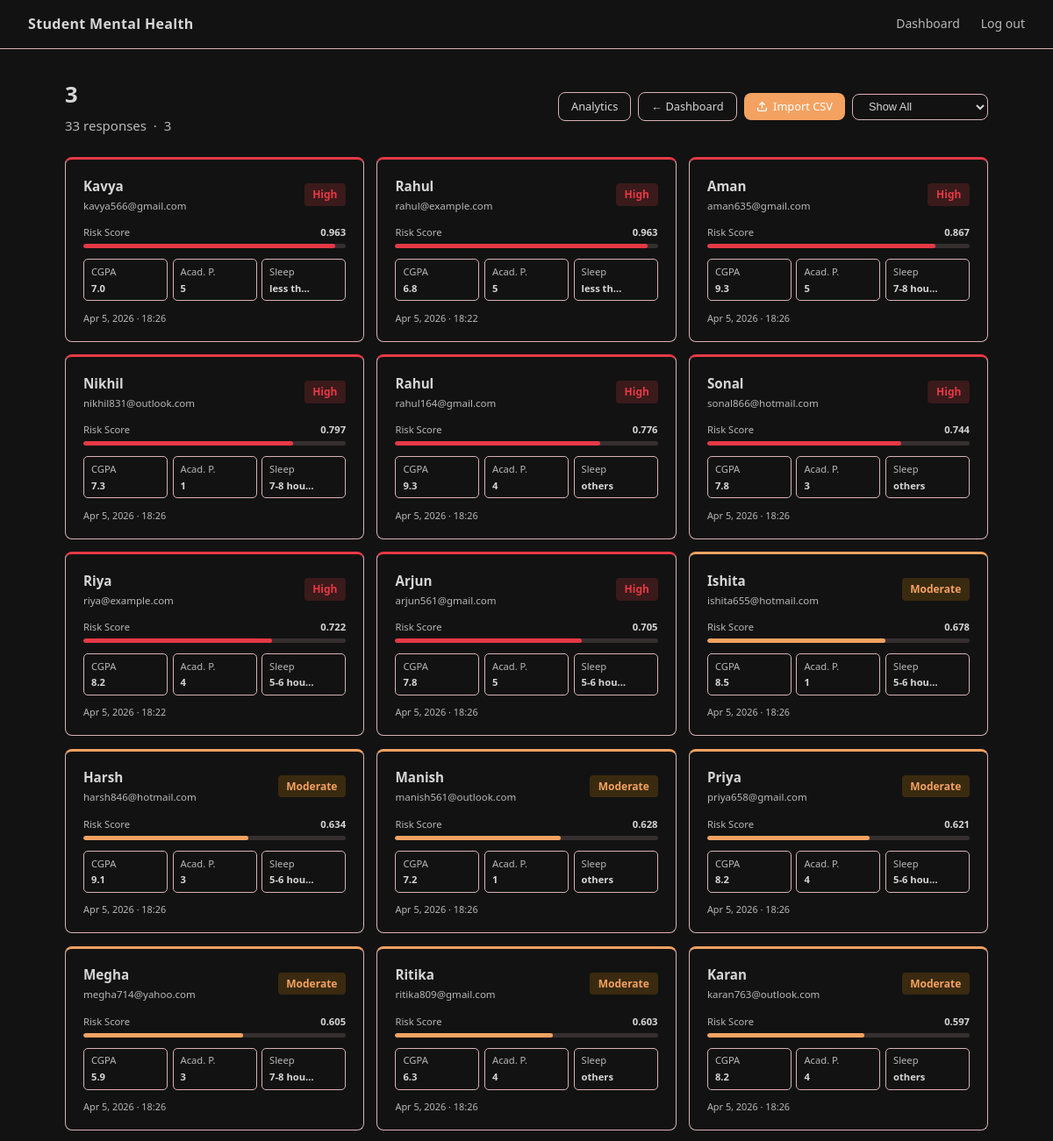
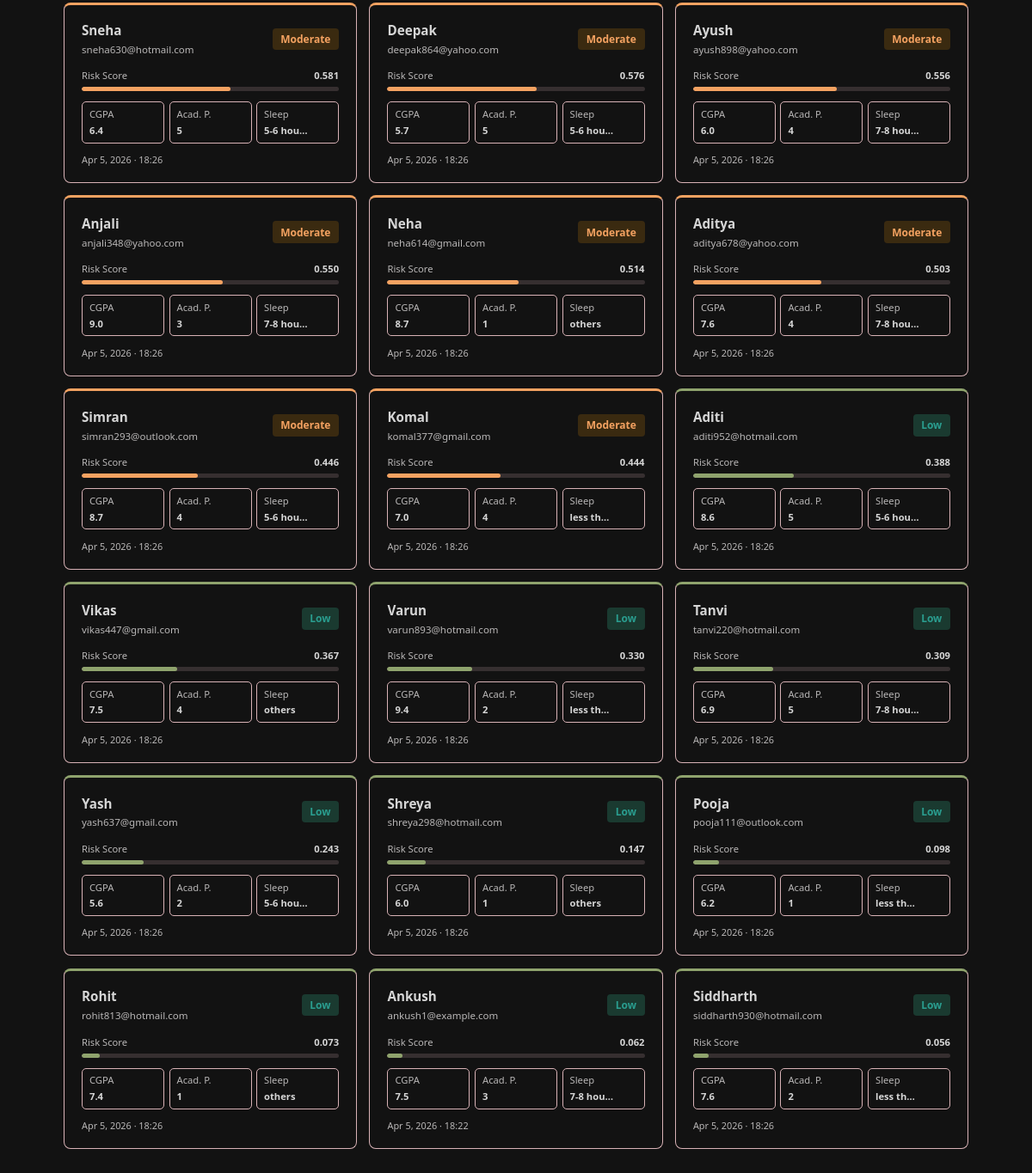
Page /admin-dashboard/Z48ge/details/ (signed in) on the earlier database version (2 pictures, top to bottom).
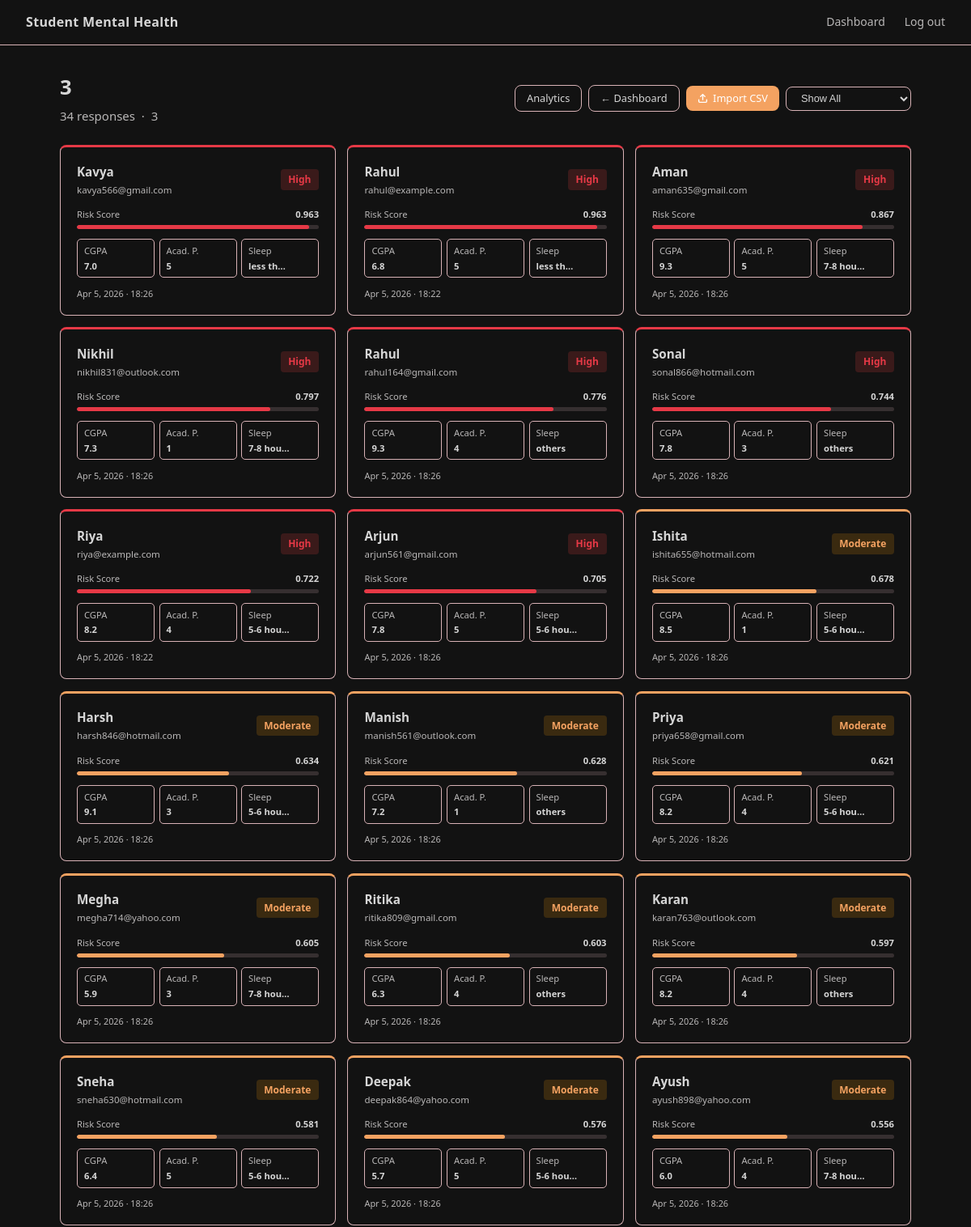
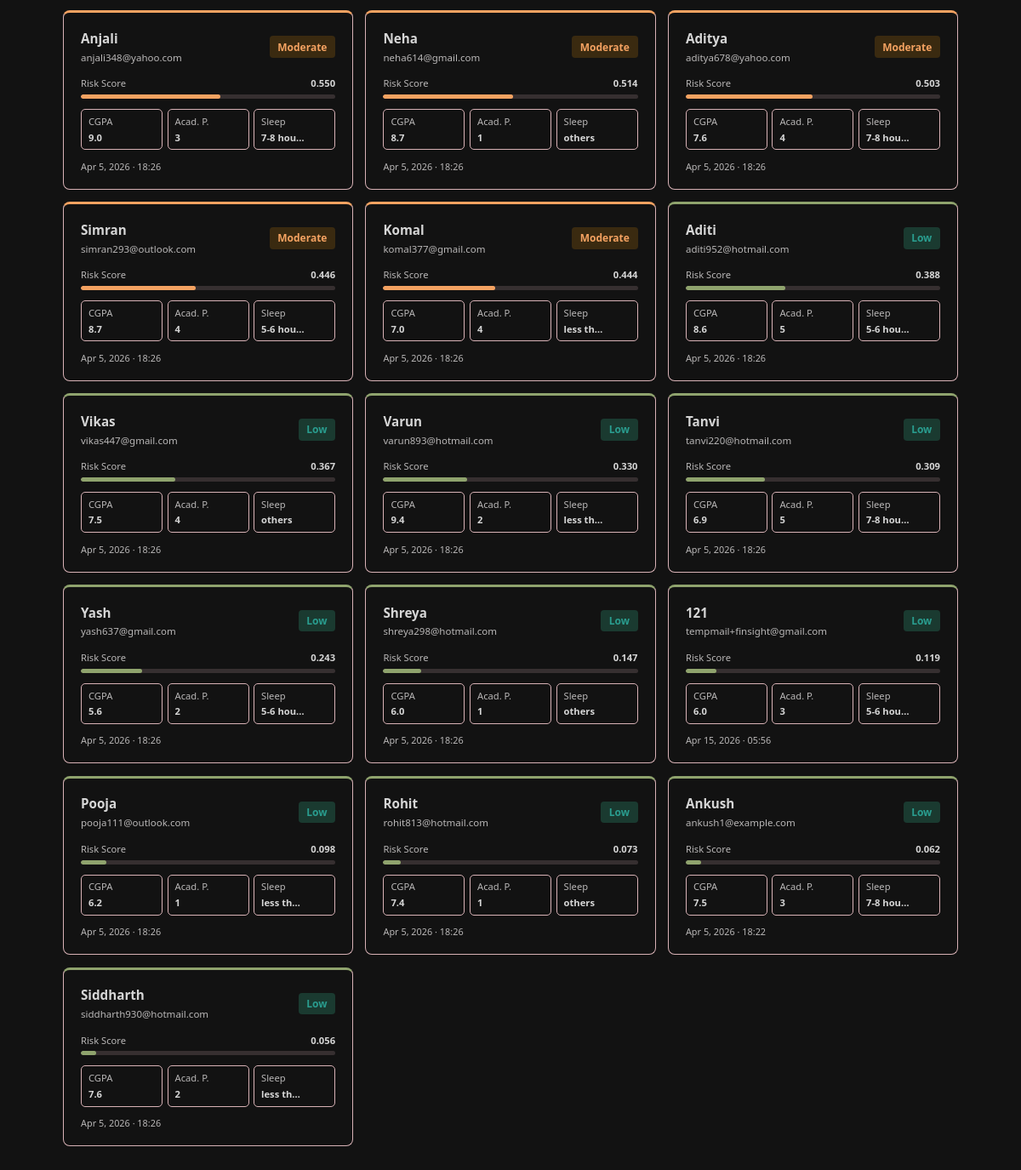
Same page on the later database version (2 pictures, top to bottom).
### core/models.py (models this page shows, shortened)
class SurveyResponse(models.Model):
    SLEEP_CHOICES = [
        ("less than 5 hours", "Less than 5 hours"),
        ("5-6 hours",         "5-6 hours"),
        ("7-8 hours",         "7-8 hours"),
        ("more than 8 hours", "More than 8 hours"),
        ("others",            "Others"),
    ]
    DIETARY_CHOICES = [
        ("Healthy",   "Healthy"),
        ("Moderate",  "Moderate"),
        ("Unhealthy", "Unhealthy"),
        ("Others",    "Others"),
    ]
    survey  = models.ForeignKey(Survey, on_delete=models.CASCADE)
    student = models.ForeignKey(Student, on_delete=models.CASCADE)
    age                = models.FloatField()
    gender             = models.CharField(max_length=10)
    cgpa               = models.FloatField()
    academic_pressure  = models.IntegerField()
    work_pressure      = models.IntegerField(default=0)
    study_satisfaction = models.IntegerField()
    job_satisfaction   = models.IntegerField(default=0)
    work_study_hours   = models.FloatField()
    sleep_duration     = models.CharField(max_length=50, choices=SLEEP_CHOICES)
    dietary_habits     = models.CharField(max_length=50, choices=DIETARY_CHOICES)
    suicidal_thoughts  = models.CharField(max_length=10)
    family_history     = models.CharField(max_length=10)
    financial_stress   = models.CharField(max_length=10)
    created_at = models.DateTimeField(auto_now_add=True)

class Student(models.Model):
    name  = models.CharField(max_length=100)
    email = models.EmailField()

class PredictionResult(models.Model):
    RISK_CHOICES = [
        ("Low",      "Low"),
        ("Moderate", "Moderate"),
        ("High",     "High"),
    ]
    response   = models.OneToOneField(SurveyResponse, on_delete=models.CASCADE)
    risk_score = models.FloatField()
    prediction = models.IntegerField()
    risk_level = models.CharField(max_length=10, choices=RISK_CHOICES)
    created_at = models.DateTimeField(auto_now_add=True)

### core/views.py (the view)
# urls.py: path("admin-dashboard/<str:survey_id>/details/",           views.survey_details,  name="survey_details"),
@login_required
@user_passes_test(_is_admin)
def survey_details(request, survey_id):
    survey       = get_object_or_404(Survey, id=survey_id)
    filter_level = request.GET.get("filter")
    responses = (
        SurveyResponse.objects
        .filter(survey=survey)
        .select_related("student", "predictionresult")
        .order_by(
            "-predictionresult__risk_score",
            "-created_at",
        )
    )
    if filter_level in ("High", "Moderate", "Low"):
        responses = responses.filter(predictionresult__risk_level=filter_level)
    return render(request, "survey_details.html", {
        "survey":    survey,
        "responses": responses,
    })

### core/views.py (called while the page is built)
def _is_admin(user) -> bool:
    return user.is_authenticated and user.is_staff

### core/templates/survey_details.html (shortened to what the changed rows need)
{% extends "base.html" %}
{% block content %}
<div class="container-wide">
  <div class="flex-between" style="margin-bottom:1.5rem;">
    <div>
      <h1 style="margin-bottom:.15rem;">{{ survey.title }}</h1>
      <p style="margin:0;">
        {{ responses|length }} response{{ responses|length|pluralize }}
        {% if survey.description %}&nbsp;·&nbsp; {{ survey.description }}{% endif %}
      </p>
    </div>
  </div>
  {% if not responses %}
  <div class="card" style="text-align:center;padding:3rem;">
    <p style="margin:0 0 1rem;">No responses submitted yet.</p>
    <a href="{% url 'import_csv' survey.id %}" class="btn btn-primary btn-sm">Import CSV to get started</a>
  </div>
  {% else %}
  <div style="display:grid;grid-template-columns:repeat(auto-fill,minmax(280px,1fr));gap:.9rem;">
    {% for resp in responses %}
    {% with pred=resp.predictionresult %}
    <a href="{% url 'student_detail' resp.id %}" style="text-decoration:none;color:inherit;display:block;">
      <div style="
        background:var(--card); border:1px solid var(--border);
        border-radius:var(--radius); padding:1.1rem 1.25rem;
        border-top:3px solid
          {% if pred.risk_level == 'High' %}var(--negative)
          {% elif pred.risk_level == 'Moderate' %}var(--accent)
          {% else %}var(--positive){% endif %};
        transition:transform .15s, box-shadow .15s;
        cursor:pointer;
      "
      onmouseover="this.style.transform='translateY(-2px)';this.style.boxShadow='0 8px 24px rgba(0,0,0,.4)'"
      onmouseout="this.style.transform='';this.style.boxShadow=''">
        <div class="flex-between" style="margin-bottom:.75rem;">
          <div>
            <div style="font-weight:600;font-size:.95rem;">{{ resp.student.name }}</div>
            <div style="font-size:.72rem;color:var(--muted);margin-top:.1rem;">{{ resp.student.email }}</div>
          </div>
          {% if pred %}
          <span class="badge badge-{{ pred.risk_level|lower }}">{{ pred.risk_level }}</span>
          {% endif %}
        </div>
        {% if pred %}
        <div style="margin-bottom:.75rem;">
          <div style="display:flex;justify-content:space-between;font-size:.7rem;color:var(--muted);margin-bottom:.25rem;">
            <span>Risk Score</span>
            <span style="font-weight:600;color:var(--text);">{{ pred.risk_score|floatformat:3 }}</span>
          </div>
          <div style="height:5px;background:rgba(216,178,182,.18);border-radius:99px;overflow:hidden;">
            <div style="height:100%;border-radius:99px;width:{% widthratio pred.risk_score 1 100 %}%;background:
              {% if pred.risk_level == 'High' %}var(--negative)
              {% elif pred.risk_level == 'Moderate' %}var(--accent)
              {% else %}var(--positive){% endif %};"></div>
          </div>
        </div>
        {% endif %}
        <div style="display:grid;grid-template-columns:1fr 1fr 1fr;gap:.35rem;margin-bottom:.65rem;">
          <div style="background:var(--surface);border:1px solid var(--border);border-radius:5px;padding:.3rem .5rem;font-size:.7rem;">
            <div style="color:var(--muted);">CGPA</div>
            <div style="font-weight:600;margin-top:.05rem;">{{ resp.cgpa|default:"0" }}</div>
          </div>
          <div style="background:var(--surface);border:1px solid var(--border);border-radius:5px;padding:.3rem .5rem;font-size:.7rem;">
            <div style="color:var(--muted);">Acad. P.</div>
            <div style="font-weight:600;margin-top:.05rem;">{{ resp.academic_pressure|default:"0" }}</div>
          </div>
          <div style="background:var(--surface);border:1px solid var(--border);border-radius:5px;padding:.3rem .5rem;font-size:.7rem;overflow:hidden;">
            <div style="color:var(--muted);">Sleep</div>
            <div style="font-weight:600;margin-top:.05rem;white-space:nowrap;overflow:hidden;text-overflow:ellipsis;">
              {{ resp.sleep_duration|default:"—"|truncatechars:8 }}
            </div>
          </div>
        </div>
        <div style="font-size:.68rem;color:var(--muted);">
          {{ resp.created_at|date:"M j, Y · H:i" }}
        </div>
      </div>
    </a>
    {% endwith %}
    {% endfor %}
  </div>
  {% endif %}
</div>
{% endblock %}

Differences in the rows shown:
added SurveyResponse: student.name "121", student.email "tempmail+finsight@gmail.com", predictionresult.risk_level "Low", predictionresult.risk_score "0.119", cgpa "6.0", academic_pressure "3", sleep_duration "5-6 hou…", created_at "Apr 15, 2026 · 05:56"
Other differences:
{{ responses|length }}: "33" → "34"
